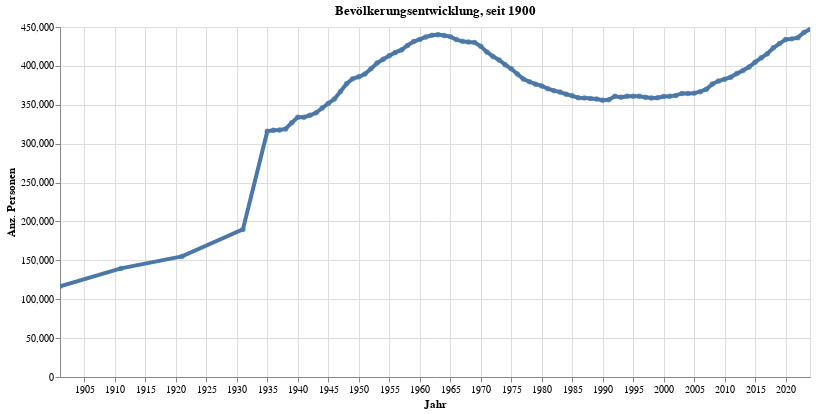

Source (notebook cell):
### Code cell
myTitle="Bevölkerungsentwicklung, seit "+data_min_date

highlight = alt.selection(type='single', on='mouseover',
                          fields=['sum_WBev'], nearest=True)
#x='date:StichtagDatJahr',
base = alt.Chart(myAggAll.reset_index().query('sum_WBev>30'), title=myTitle).encode(
    x=alt.X('StichtagDatJahr', axis=alt.Axis(title='Jahr'))# , axis=alt.Axis(format='%', title='percentage')
    , y=alt.X('sum_WBev', axis=alt.Axis(title='Anz. Personen'))
    #, color=alt.Color('QuarLang', legend=alt.Legend(title="Altersgruppen", orient="right"))  
    ,tooltip=['StichtagDatJahr','sum_WBev']    
)
points = base.mark_circle().encode(
    opacity=alt.value(0.75)
).add_selection(
    highlight
).properties(
    width=750 , height=350
)
lines = base.mark_line().encode(
    size=alt.condition(~highlight, alt.value(0.5), alt.value(4))
).interactive()

lines + points

### Figure 1 — Vega-Lite specification as saved in the notebook (floating-point values rounded to 4 significant figures)
{"config": {"view": {"continuousWidth": 400, "continuousHeight": 300}}, "layer": [{"mark": "line", "encoding": {"size": {"condition": {"value": 0.5, "selection": {"not": "selector003"}}, "value": 4}, "tooltip": [{"type": "temporal", "field": "StichtagDatJahr"}, {"type": "quantitative", "field": "sum_WBev"}], "x": {"type": "temporal", "axis": {"title": "Jahr"}, "field": "StichtagDatJahr"}, "y": {"type": "quantitative", "axis": {"title": "Anz. Personen"}, "field": "sum_WBev"}}, "selection": {"selector004": {"type": "interval", "bind": "scales", "encodings": ["x", "y"]}}, "title": "Bevölkerungsentwicklung, seit 1900"}, {"mark": "circle", "encoding": {"opacity": {"value": 0.75}, "tooltip": [{"type": "temporal", "field": "StichtagDatJahr"}, {"type": "quantitative", "field": "sum_WBev"}], "x": {"type": "temporal", "axis": {"title": "Jahr"}, "field": "StichtagDatJahr"}, "y": {"type": "quantitative", "axis": {"title": "Anz. Personen"}, "field": "sum_WBev"}}, "height": 350, "selection": {"selector003": {"type": "single", "on": "mouseover", "fields": ["sum_WBev"], "nearest": true}}, "title": "Bevölkerungsentwicklung, seit 1900", "width": 750}], "data": {"name": "data-97f9232008372a80484653ea8bfc6161"}, "$schema": "https://vega.github.io/schema/vega-lite/v4.8.1.json", "datasets": {"data-97f9232008372a80484653ea8bfc6161": [{"StichtagDatJahr": "2023-12-31T00:00:00", "sum_WBev": 447100.0}, {"StichtagDatJahr": "2022-12-31T00:00:00", "sum_WBev": 443000.0}, {"StichtagDatJahr": "2021-12-31T00:00:00", "sum_WBev": 436300.0}, {"StichtagDatJahr": "2020-12-31T00:00:00", "sum_WBev": 434700.0}, {"StichtagDatJahr": "2019-12-31T00:00:00", "sum_WBev": 434000.0}, {"StichtagDatJahr": "2018-12-31T00:00:00", "sum_WBev": 428700.0}, {"StichtagDatJahr": "2017-12-31T00:00:00", "sum_WBev": 423300.0}, {"StichtagDatJahr": "2016-12-31T00:00:00", "sum_WBev": 415700.0}, {"StichtagDatJahr": "2015-12-31T00:00:00", "sum_WBev": 410400.0}, {"StichtagDatJahr": "2014-12-31T00:00:00", "sum_WBev": 404800.0}, {"StichtagDatJahr": "2013-12-31T00:00:00", "sum_WBev": 398600.0}, {"StichtagDatJahr": "2012-12-31T00:00:00", "sum_WBev": 394000.0}, {"StichtagDatJahr": "2011-12-31T00:00:00", "sum_WBev": 390100.0}, {"StichtagDatJahr": "2010-12-31T00:00:00", "sum_WBev": 385500.0}, {"StichtagDatJahr": "2009-12-31T00:00:00", "sum_WBev": 382900.0}, {"StichtagDatJahr": "2008-12-31T00:00:00", "sum_WBev": 380500.0}, {"StichtagDatJahr": "2007-12-31T00:00:00", "sum_WBev": 376800.0}, {"StichtagDatJahr": "2006-12-31T00:00:00", "sum_WBev": 370100.0}, {"StichtagDatJahr": "2005-12-31T00:00:00", "sum_WBev": 366800.0}, {"StichtagDatJahr": "2004-12-31T00:00:00", "sum_WBev": 365000.0}, {"StichtagDatJahr": "2003-12-31T00:00:00", "sum_WBev": 364500.0}, {"StichtagDatJahr": "2002-12-31T00:00:00", "sum_WBev": 364600.0}, {"StichtagDatJahr": "2001-12-31T00:00:00", "sum_WBev": 362000.0}, {"StichtagDatJahr": "2000-12-31T00:00:00", "sum_WBev": 361000.0}, {"StichtagDatJahr": "1999-12-31T00:00:00", "sum_WBev": 360700.0}, {"StichtagDatJahr": "1998-12-31T00:00:00", "sum_WBev": 359100.0}, {"StichtagDatJahr": "1997-12-31T00:00:00", "sum_WBev": 358600.0}, {"StichtagDatJahr": "1996-12-31T00:00:00", "sum_WBev": 359600.0}, {"StichtagDatJahr": "1995-12-31T00:00:00", "sum_WBev": 360800.0}, {"StichtagDatJahr": "1994-12-31T00:00:00", "sum_WBev": 360800.0}, {"StichtagDatJahr": "1993-12-31T00:00:00", "sum_WBev": 360900.0}, {"StichtagDatJahr": "1992-12-31T00:00:00", "sum_WBev": 359700.0}, {"StichtagDatJahr": "1991-12-31T00:00:00", "sum_WBev": 360900.0}, {"StichtagDatJahr": "1990-12-31T00:00:00", "sum_WBev": 356400.0}, {"StichtagDatJahr": "1989-12-31T00:00:00", "sum_WBev": 355900.0}, {"StichtagDatJahr": "1988-12-31T00:00:00", "sum_WBev": 357400.0}, {"StichtagDatJahr": "1987-12-31T00:00:00", "sum_WBev": 358000.0}, {"StichtagDatJahr": "1986-12-31T00:00:00", "sum_WBev": 358900.0}, {"StichtagDatJahr": "1985-12-31T00:00:00", "sum_WBev": 359100.0}, {"StichtagDatJahr": "1984-12-31T00:00:00", "sum_WBev": 361500.0}, {"StichtagDatJahr": "1983-12-31T00:00:00", "sum_WBev": 363700.0}, {"StichtagDatJahr": "1982-12-31T00:00:00", "sum_WBev": 366300.0}, {"StichtagDatJahr": "1981-12-31T00:00:00", "sum_WBev": 368200.0}, {"StichtagDatJahr": "1980-12-31T00:00:00", "sum_WBev": 370600.0}, {"StichtagDatJahr": "1979-12-31T00:00:00", "sum_WBev": 374200.0}, {"StichtagDatJahr": "1978-12-31T00:00:00", "sum_WBev": 376400.0}, {"StichtagDatJahr": "1977-12-31T00:00:00", "sum_WBev": 379600.0}, {"StichtagDatJahr": "1976-12-31T00:00:00", "sum_WBev": 383000.0}, {"StichtagDatJahr": "1975-12-31T00:00:00", "sum_WBev": 389600.0}, {"StichtagDatJahr": "1974-12-31T00:00:00", "sum_WBev": 396300.0}, {"StichtagDatJahr": "1973-12-31T00:00:00", "sum_WBev": 401600.0}, {"StichtagDatJahr": "1972-12-31T00:00:00", "sum_WBev": 407600.0}, {"StichtagDatJahr": "1971-12-31T00:00:00", "sum_WBev": 412200.0}, {"StichtagDatJahr": "1970-12-31T00:00:00", "sum_WBev": 418000.0}, {"StichtagDatJahr": "1969-12-31T00:00:00", "sum_WBev": 425100.0}, {"StichtagDatJahr": "1968-12-31T00:00:00", "sum_WBev": 430200.0}, {"StichtagDatJahr": "1967-12-31T00:00:00", "sum_WBev": 430600.0}, {"StichtagDatJahr": "1966-12-31T00:00:00", "sum_WBev": 431500.0}, {"StichtagDatJahr": "1965-12-31T00:00:00", "sum_WBev": 433900.0}, {"StichtagDatJahr": "1964-12-31T00:00:00", "sum_WBev": 437600.0}, {"StichtagDatJahr": "1963-12-31T00:00:00", "sum_WBev": 439100.0}, {"StichtagDatJahr": "1962-12-31T00:00:00", "sum_WBev": 440200.0}, {"StichtagDatJahr": "1961-12-31T00:00:00", "sum_WBev": 439300.0}, {"StichtagDatJahr": "1960-12-31T00:00:00", "sum_WBev": 437300.0}, {"StichtagDatJahr": "1959-12-31T00:00:00", "sum_WBev": 434100.0}, {"StichtagDatJahr": "1958-12-31T00:00:00", "sum_WBev": 431200.0}, {"StichtagDatJahr": "1957-12-31T00:00:00", "sum_WBev": 426300.0}, {"StichtagDatJahr": "1956-12-31T00:00:00", "sum_WBev": 420500.0}, {"StichtagDatJahr": "1955-12-31T00:00:00", "sum_WBev": 417400.0}, {"StichtagDatJahr": "1954-12-31T00:00:00", "sum_WBev": 413000.0}, {"StichtagDatJahr": "1953-12-31T00:00:00", "sum_WBev": 408500.0}, {"StichtagDatJahr": "1952-12-31T00:00:00", "sum_WBev": 403600.0}, {"StichtagDatJahr": "1951-12-31T00:00:00", "sum_WBev": 396300.0}, {"StichtagDatJahr": "1950-12-31T00:00:00", "sum_WBev": 389600.0}, {"StichtagDatJahr": "1949-12-31T00:00:00", "sum_WBev": 386000.0}, {"StichtagDatJahr": "1948-12-31T00:00:00", "sum_WBev": 383600.0}, {"StichtagDatJahr": "1947-12-31T00:00:00", "sum_WBev": 377100.0}, {"StichtagDatJahr": "1946-12-31T00:00:00", "sum_WBev": 367200.0}, {"StichtagDatJahr": "1945-12-31T00:00:00", "sum_WBev": 357400.0}, {"StichtagDatJahr": "1944-12-31T00:00:00", "sum_WBev": 351700.0}, {"StichtagDatJahr": "1943-12-31T00:00:00", "sum_WBev": 345800.0}, {"StichtagDatJahr": "1942-12-31T00:00:00", "sum_WBev": 339700.0}, {"StichtagDatJahr": "1941-12-31T00:00:00", "sum_WBev": 336500.0}, {"StichtagDatJahr": "1940-12-31T00:00:00", "sum_WBev": 334000.0}, {"StichtagDatJahr": "1939-12-31T00:00:00", "sum_WBev": 334000.0}, {"StichtagDatJahr": "1938-12-31T00:00:00", "sum_WBev": 327000.0}, {"StichtagDatJahr": "1937-12-31T00:00:00", "sum_WBev": 318900.0}, {"StichtagDatJahr": "1936-12-31T00:00:00", "sum_WBev": 317700.0}, {"StichtagDatJahr": "1935-12-31T00:00:00", "sum_WBev": 317200.0}, {"StichtagDatJahr": "1934-12-31T00:00:00", "sum_WBev": 315900.0}, {"StichtagDatJahr": "1930-12-31T00:00:00", "sum_WBev": 189800.0}, {"StichtagDatJahr": "1920-12-31T00:00:00", "sum_WBev": 155000.0}, {"StichtagDatJahr": "1910-12-31T00:00:00", "sum_WBev": 139600.0}, {"StichtagDatJahr": "1900-12-31T00:00:00", "sum_WBev": 116600.0}]}}
